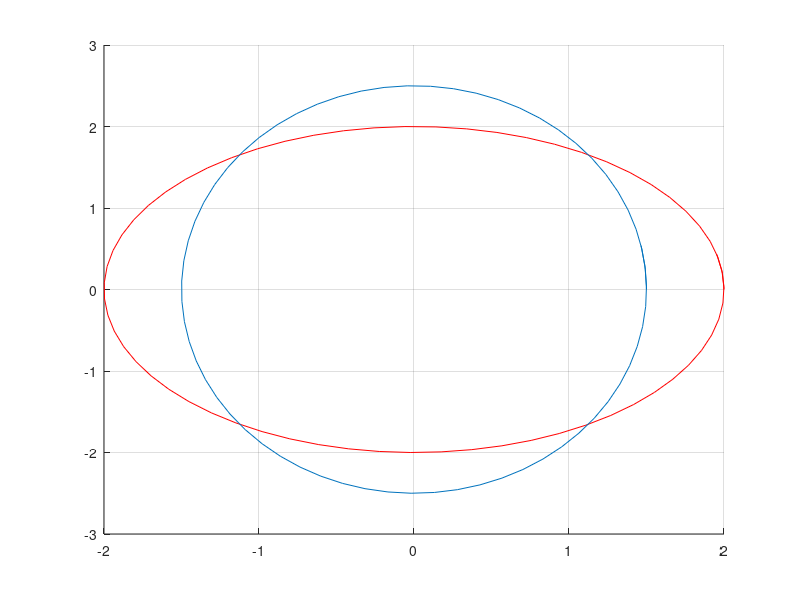

Write the MATLAB code that produced this figure.
teta=0:0.1:2.1*pi;  

r=2;
x1=0+r*cos(teta);
y1=0+r*sin(teta);

line(x1,y1,'color', 'red')
a=1.5;
b=2.5;
x2=0+a*cos(teta);
y2=0+b*sin(teta);

line(x2,y2)
grid;